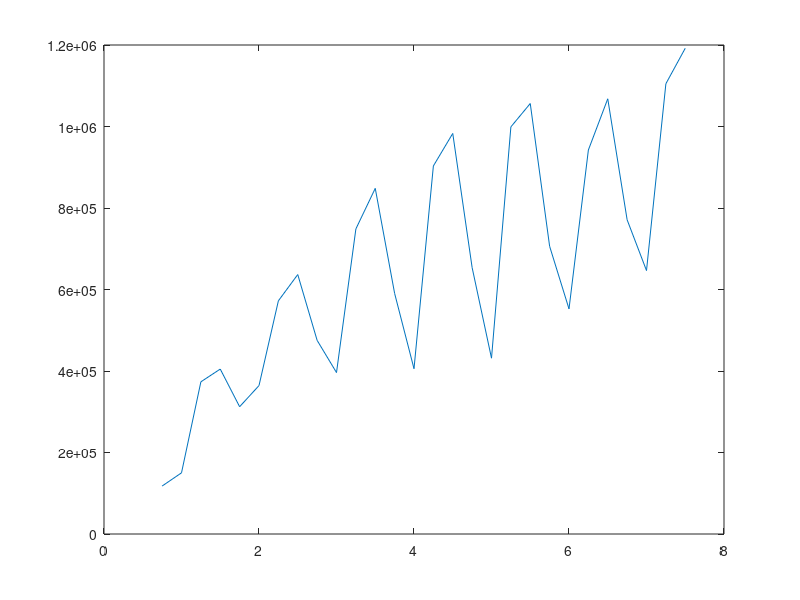
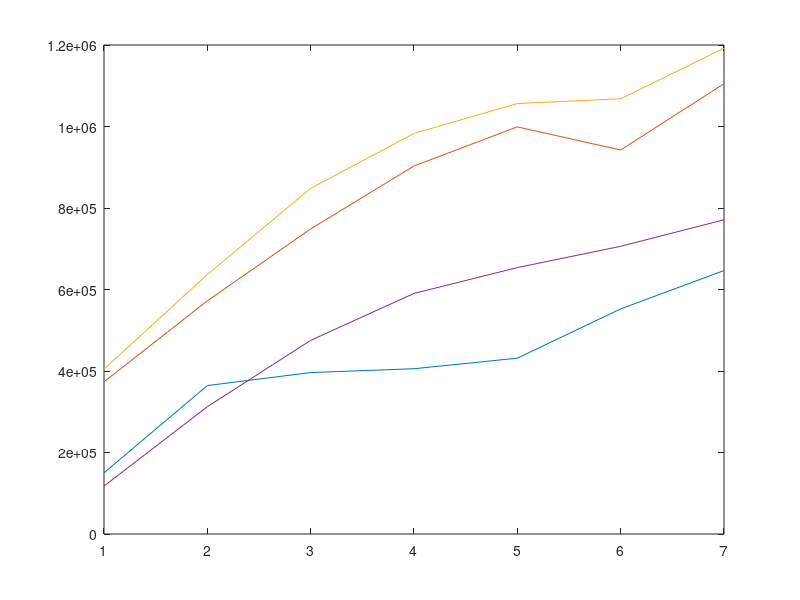

The MATLAB source for these figures, in order:
data0 = importdata("./yeardata.dat"); 
year = data0.data(:, 1);
count = data0.data(:, 2);
figure(1);
plot(year, count)
for i = 0: 6
    spring(i + 1) = count(i * 4 + 2);
    summer(i + 1) = count(i * 4 + 3);
    autumn(i + 1) = count(i * 4 + 4);
    winter(i + 1) = count(i * 4 + 1);
end

figure(2);
plot(1: 7, spring);
hold on;
plot(1: 7, summer);
hold on;
plot(1: 7, autumn);
hold on;
plot(1: 7, winter);
hold on;